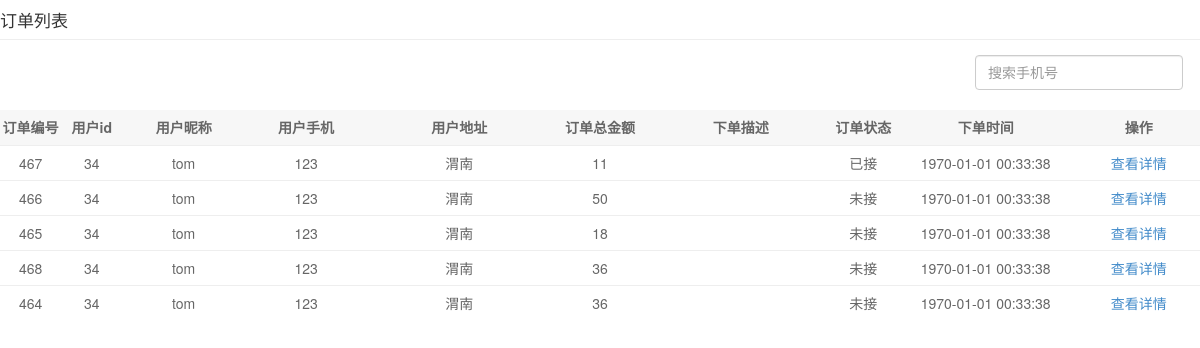
Page /admin/listOrder.php on the committed database.
### tables this page shows
CREATE TABLE `orderlist` (
  `order_id` int(11) NOT NULL,
  `user_id` int(11) NOT NULL,
  `user_name` varchar(30) NOT NULL,
  `user_phone` varchar(20) NOT NULL,
  `user_address` varchar(80) NOT NULL,
  `order_amount` decimal(10,0) NOT NULL,
  `order_status` varchar(10) NOT NULL,
  `create_time` datetime NOT NULL
);

### admin/listOrder.php (the view, shortened to what this page needs)
<?php
    $conn = mysqli_connect('localhost', 'root' ,'' , 'makeorder');
    mysqli_query($conn,"set names utf8");
    $result=mysqli_query($conn,"select * from orderlist");
    $rows = [];
    while($row = mysqli_fetch_assoc($result)){
        $rows[] = $row;
    }
?>
<!doctype html>
<html>
<head>
<link rel="stylesheet" href="style/bootstrap-admin.css">
<link rel="stylesheet" href="style/product.css">
</head>
<body>
<span class="main-title">订单列表</span>
<div class="details">
    <div class="details_operation clearfix">
            <div class="fr">
                <div class="text" style="margin-right: 3rem;">
                    <span>
                        <input type="text" value="" placeholder="搜索手机号" class="search form-control"  id="searchPhone" onkeypress="searchPhone()" >
                    </span>
                </div>
            </div>
    </div>
    <table class="table  table-hover">
        <thead>
            <tr>
                <th width="5%">订单编号</th>
                <th width="5%">用户id</th>
                <th width="10%">用户昵称</th>
                <th width="10%">用户手机</th>
                <th width="15%">用户地址</th>
                <th width="8%">订单总金额</th>
                <th width="15%">下单描述</th>
                <th width="5%">订单状态</th>
                <th width="15%">下单时间</th>
                <th width="10%">操作</th>
            </tr>
        </thead>
    <tbody>
    <?php foreach($rows as $key=>$row):?>
        <tr align="center">
            <td><?php echo $row['order_id'];?></td>
            <td><?php echo $row['user_id'];?></td>
            <td><?php echo $row['user_name'];?></td>
            <td><?php echo $row['user_phone'];?></td>
            <td><?php echo $row['user_address'];?></td>
            <td><?php echo $row['order_amount'];?></td>
            <td><?php echo $row['order_remarks'];?></td>
            <td><?php echo $row['order_status']==1?"已接":"未接";?></td>
            <td><?php echo date("Y-m-d H:i:s",$row['create_time']);?></td>
            <td align="center"><a class="btn btn-link"  onclick="">查看详情</a>
            </td>
        </tr>
        <?php  endforeach;?>
    </tbody>
</div>
</body>
</html>

### admin/style/product.css (style rules this page uses)
* { margin:0; padding:0; }
html { width: 100%; height: 100%; }
tr { height: 3.5rem; line-height: 3.5rem; }
td { text-overflow:ellipsis; overflow:hidden; white-space: nowrap; }
.main-title { display: inline-block; width: 100%; height: 4rem; line-height: 4rem; border-bottom: 1px solid #EEEEEE; font-size: 17px; }
table { margin-top: 2rem; }
td { color:#666666; }
input { border: none; outline: none; }
input[type='text'] { display: inline-block; margin-left: 1.3rem; background: none; height: 3.5rem; line-height: 3.5rem; }
.fr { margin-top: 1.5rem; float: right; }
thead { color: #666666; background-color: #F7F7F7; border-bottom: 1px solid #EEEEEE; }

### rows in the picture
orderlist: order_id "467", user "34", user_name "tom", user_phone "123", user_address "渭南", order_amount "11", order_status "已接", create_time "1970-01-01 00:33:38"
orderlist: order_id "466", user "34", user_name "tom", user_phone "123", user_address "渭南", order_amount "50", order_status "未接", create_time "1970-01-01 00:33:38"
orderlist: order_id "465", user "34", user_name "tom", user_phone "123", user_address "渭南", order_amount "18", order_status "未接", create_time "1970-01-01 00:33:38"
orderlist: order_id "468", user "34", user_name "tom", user_phone "123", user_address "渭南", order_amount "36", order_status "未接", create_time "1970-01-01 00:33:38"
orderlist: order_id "464", user "34", user_name "tom", user_phone "123", user_address "渭南", order_amount "36", order_status "未接", create_time "1970-01-01 00:33:38"
